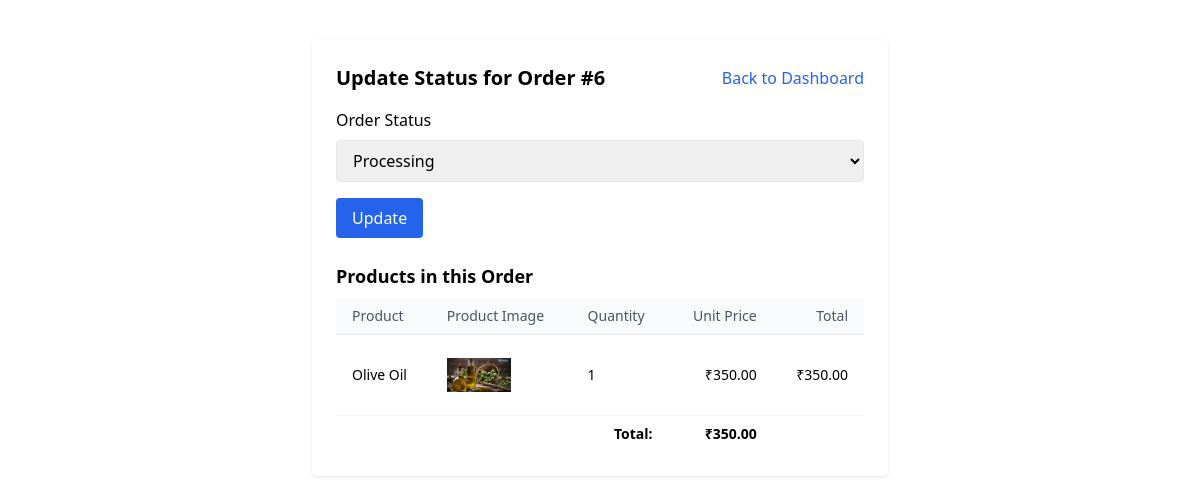
/adminn/orders/update/6/ (signed in), run on an earlier commit of the app's database.
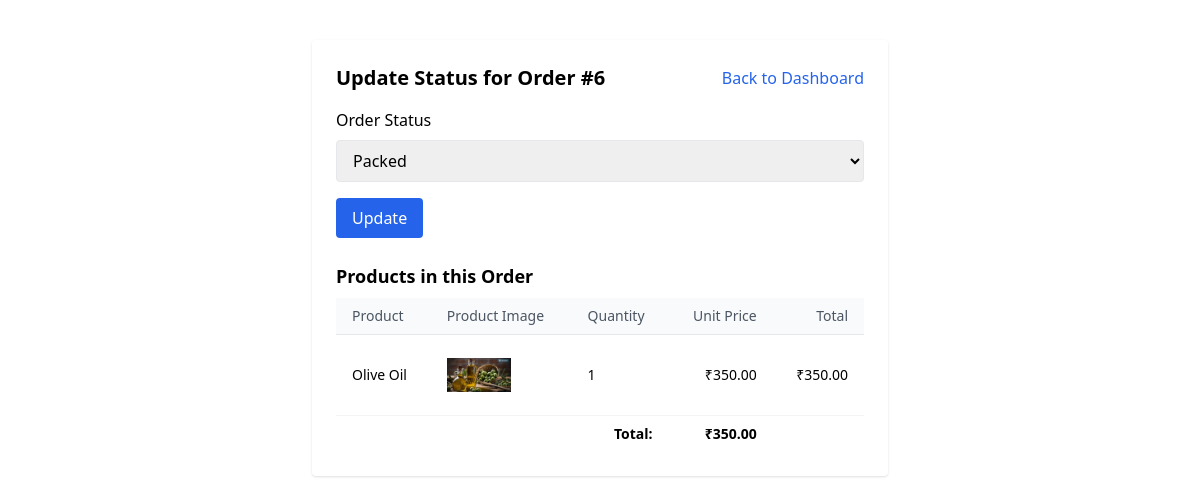
And on a later commit of the database.
### app/models.py (models this page shows, shortened)
class Order(models.Model):
    customer = models.ForeignKey(Customer, on_delete=models.CASCADE)
    created_at = models.DateTimeField(auto_now_add=True)
    status = models.CharField(
        max_length=50,
        choices=OrderStatus.choices,
        default=OrderStatus.PROCESSING
    )
    def get_total_price(self):
        return sum(item.get_total_price() for item in self.items.all())

class OrderItem(models.Model):
    order = models.ForeignKey(Order, on_delete=models.CASCADE, related_name='items')
    product = models.ForeignKey(Product, on_delete=models.CASCADE)
    quantity = models.PositiveIntegerField(default=1)
    price_at_order = models.DecimalField(max_digits=10, decimal_places=2)
    def get_total_price(self):
        return self.quantity * self.price_at_order

### app/views.py (the view, shortened to what this page needs)
# urls.py: path('adminn/orders/update/<int:order_id>/', views.update_order_status, name='update_order_status'),
@login_required(login_url='admin_login')
def update_order_status(request, order_id):
    order = get_object_or_404(Order, id=order_id)
    order_items = order.items.select_related('product').all()
    return render(request, 'admin/update_order_status.html', {
        'order': order,
        'order_items': order_items,
        'status_choices': OrderStatus.choices,
    })

### templates/admin/update_order_status.html (shortened to what this page needs)
<!DOCTYPE html>
<html lang="en">
<head>
    <script src="https://cdn.tailwindcss.com"></script>
</head>
<body>
    <div class="max-w-xl mx-auto my-10 bg-white shadow rounded p-6">
        <div class="flex mb-4 items-center justify-between">
            <h1 class="text-xl font-bold ">Update Status for Order #{{ order.id }}</h1>
            <a href="{% url 'admin_dashboard' %}" class="text-blue-600 hover:underline">Back to Dashboard</a>
        </div>
        <form method="post">
            <label for="status" class="block font-medium mb-2">Order Status</label>
            <select name="status" id="status" class="w-full border rounded px-3 py-2 mb-4">
                {% for value, label in status_choices %}
                    <option value="{{ value }}" {% if value == order.status %}selected{% endif %}>{{ label }}</option>
                {% endfor %}
            </select>
            <button type="submit" class="bg-blue-600 text-white px-4 py-2 rounded hover:bg-blue-700">Update</button>
        </form>
        <h2 class="text-lg font-semibold mt-6 mb-2">Products in this Order</h2>
        <table class="min-w-full divide-y divide-gray-200 text-sm">
            <thead class="bg-gray-50">
                <tr>
                    <th class="px-4 py-2 text-left text-gray-600 font-medium">Product</th>
                    <th class="px-4 py-2 text-left text-gray-600 font-medium">Product Image</th>
                    <th class="px-4 py-2 text-left text-gray-600 font-medium">Quantity</th>
                    <th class="px-4 py-2 text-right text-gray-600 font-medium">Unit Price</th>
                    <th class="px-4 py-2 text-right text-gray-600 font-medium">Total</th>
                </tr>
            </thead>
            <tbody class="divide-y divide-gray-100 bg-white">
                {% for item in order_items %}
                <tr>
                    <td class="px-4 py-2">{{ item.product.p_name }}</td>
                    <td class="px-4 py-2"><img src="{{item.product.p_image.url}}" class="size-16 object-contain" alt=""></td>
                    <td class="px-4 py-2">{{ item.quantity }}</td>
                    <td class="px-4 py-2 text-right">₹{{ item.price_at_order }}</td>
                    <td class="px-4 py-2 text-right">₹{{ item.get_total_price }}</td>
                </tr>
                {% endfor %}
                <tr>
                    <td colspan="3" class="px-4 py-2 text-right font-semibold">Total:</td>
                    <td class="px-4 py-2 text-right font-bold">₹{{ order.get_total_price }}</td>
                </tr>
            </tbody>
        </table>
    </div>
</body>
</html>

What changed in the data, as far as the page shows it:
changed Order id 6: status "Processing" → "Packed"
